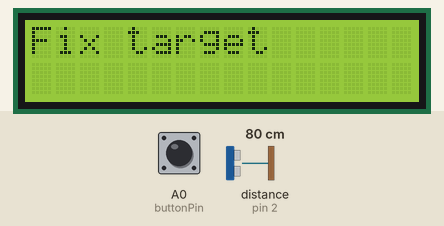
Recording of a sketch running on a simulated Arduino Uno, built with avr-gcc and run on an emulated ATmega328P. Shown: 16×2 character LCD. The inputs (shaded band) are chosen by the test bench; at power-on: A0 (buttonPin) HIGH, distance to the obstacle (sensor on pin 2) 80 cm. The echo pulse lasts 58.3 µs per cm.

Above: at 1.2 s.
1.3 s: A0 (buttonPin) pulled LOW for 1 s
At 2.5 s:
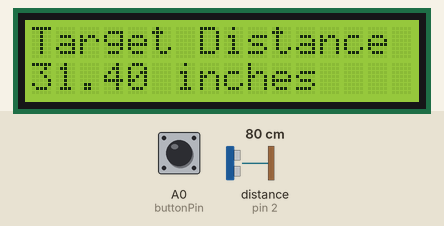
8.3 s: A0 (buttonPin) pulled LOW for 3.2 s
At 17.2 s:
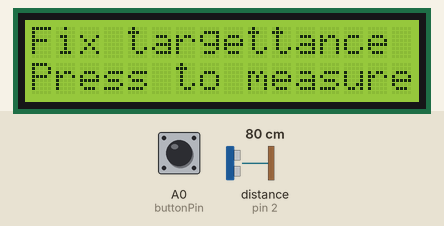
17.5 s: A0 (buttonPin) pulled LOW for 0.15 s
At 23.0 s:
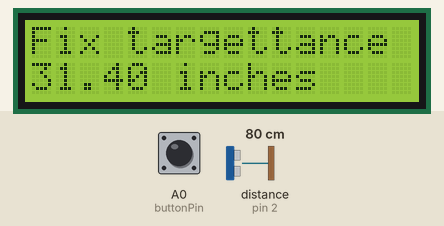
Timing chart, 0 to 24.5 s (numbered marks = the images above; inputs shaded):
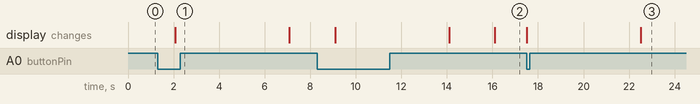

Measured:
- after the input at 1.3 s, the display: changes after 0.78 s (image 1)
- after the input at 17.5 s, the display: first changes at once (image 3 shows a later state)

The sketch:

Lesson60.ino
```cpp
// Lesson 59: Creating a portable distance calculator
#include<LiquidCrystal.h>

// Ultrasonic sensor
int triggerPin = 3;
int echoPin = 2;
int pingTravelTime; // in micro seconds
float pingTravelDistance;
float distanceToTarget;

// LCD display
int rs = 7;
int en = 8;
int d4 = 9;
int d5 = 10;
int d6 = 11;
int d7 = 12;
LiquidCrystal lcd(rs, en, d4, d5, d6, d7);

// Button
int buttonPin = A0;
int buttonVal;

void setup() {
  Serial.begin(9600);
  pinMode(triggerPin, OUTPUT);
  pinMode(echoPin, INPUT);
  lcd.begin(16, 2);
  pinMode(buttonPin, INPUT);
  digitalWrite(buttonPin ,HIGH);
}

void loop() {
  // 3. Button:
  lcd.setCursor(0,0);
  lcd.print("Fix target");
  delay(2000);
  lcd.setCursor(0,1);
  lcd.print("Press to measure");
  buttonVal = digitalRead(buttonPin);
  while(buttonVal==1){
    buttonVal = digitalRead(buttonPin);
    }

  // 1. Ultrasonic sensor
  digitalWrite(triggerPin, LOW);
  delayMicroseconds(10);
  digitalWrite(triggerPin, HIGH);
  delayMicroseconds(10);
  digitalWrite(triggerPin, LOW);
  pingTravelTime = pulseIn(echoPin, HIGH);
  pingTravelDistance = (pingTravelTime*765.*5280.*12.)/(3600.*1000000.);
  distanceToTarget = pingTravelDistance/2;

  //2. LCD display
  lcd.clear();
  lcd.setCursor(0,0);
  lcd.print("Target Distance");
  lcd.setCursor(0,1);
  lcd.print(distanceToTarget);
  lcd.print(" inches");
  delay(5000);
}
```
